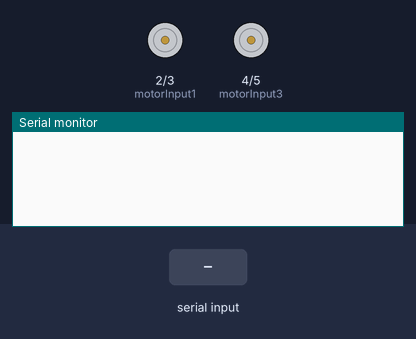
This sketch was run on a simulated Arduino Uno, built with avr-gcc and run on an emulated ATmega328P. Shown: motor-driver pin pairs drawn as motors (green arrow = first pin HIGH = forward, orange = second pin HIGH = backward, longer = more drive), the last lines printed to the serial monitor. Inputs (shaded band) come from the test bench.

Above: at 1.2 s.
1.3 s: "F" received over the second serial link
At 2.2 s:
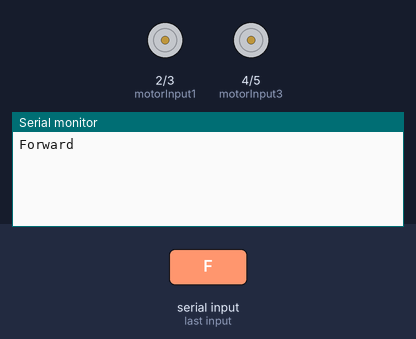
2.8 s: "B" received over the second serial link
At 3.3 s:
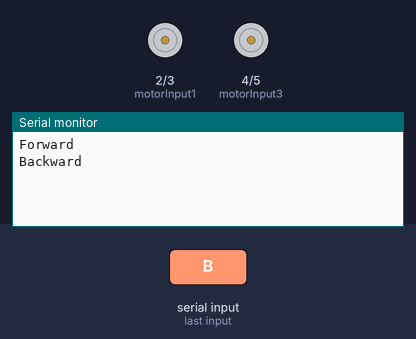
4.3 s: "L" received over the second serial link
At 5.7 s:
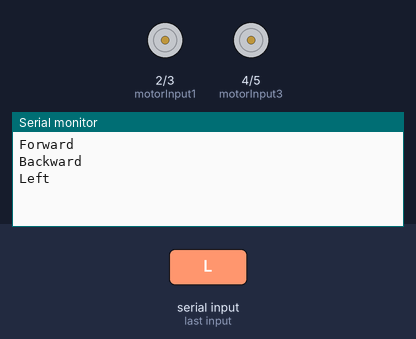

The sketch:

Receiver.ino
```cpp
#include <SoftwareSerial.h>
SoftwareSerial BTSerial(10, 11); //RXD 10, TXD 11

int motorInput1 = 2;
int motorInput2 = 3;
int motorInput3 = 4;
int motorInput4 = 5;

int motor2Input1 = 6;
int motor2Input2 = 7;
int motor2Input3 = 8;
int motor2Input4 = 9;


void setup() {
  // put your setup code here, to run once:
  pinMode(motorInput1, OUTPUT);
  pinMode(motorInput2, OUTPUT);
  pinMode(motorInput3, OUTPUT);
  pinMode(motorInput4, OUTPUT);

  digitalWrite(motor2Input1, LOW);
  digitalWrite(motor2Input2, LOW);
  digitalWrite(motor2Input3, LOW);
  digitalWrite(motor2Input4, LOW);
  Serial.begin(9600);
  BTSerial.begin(115200);


}

void loop() {
  // put your main code here, to run repeatedly:
  if (BTSerial.available() > 0) {
    char tiltDirection = BTSerial.read();
    if (tiltDirection == 'F') {
      Serial.println("Forward");
      forward();
    }

    if (tiltDirection == 'B') {
      Serial.println("Backward");
      backward();
    }

    if (tiltDirection == 'L') {
      Serial.println("Left");
      left();
    }

    if (tiltDirection == 'R') {
      Serial.println("Right");
      right();
    }

    if (tiltDirection == 'S') {
      Serial.println("Stop");
      motorStop();
    }

  } else {
      motorStop();
    }

}

void forward()
{
  /*The pin numbers and high, low values might be different depending on your connections */

  digitalWrite(motorInput1, LOW);
  digitalWrite(motorInput2, HIGH);
  digitalWrite(motorInput3, HIGH);
  digitalWrite(motorInput4, LOW);
  /*front */
  digitalWrite(motor2Input1, HIGH);
  digitalWrite(motor2Input2, LOW);
  digitalWrite(motor2Input3, HIGH);
  digitalWrite(motor2Input4, LOW);

}
void backward()
{
  /*The pin numbers and high, low values might be different depending on your connections */
  /*back*/
  digitalWrite(motorInput1, HIGH);
  digitalWrite(motorInput2, LOW);
  digitalWrite(motorInput3, LOW);
  digitalWrite(motorInput4, HIGH);
  /*front */
  digitalWrite(motor2Input1, LOW);
  digitalWrite(motor2Input2, HIGH);
  digitalWrite(motor2Input3, HIGH);
  digitalWrite(motor2Input4, LOW);


}
void right()
{
  /*The pin numbers and high, low values might be different depending on your connections */
  /*back*/
  digitalWrite(motorInput1, LOW);
  digitalWrite(motorInput2, HIGH);
  digitalWrite(motorInput3, HIGH);
  digitalWrite(motorInput4, LOW);
  /*front */
  digitalWrite(motor2Input1, HIGH);
  digitalWrite(motor2Input2, LOW);
  digitalWrite(motor2Input3, LOW);
  digitalWrite(motor2Input4, LOW);
}
void left()
{
  /*The pin numbers and high, low values might be different depending on your connections */
  /*back*/
  digitalWrite(motorInput1, LOW);
  digitalWrite(motorInput2, HIGH);
  digitalWrite(motorInput3, HIGH);
  digitalWrite(motorInput4, LOW);
  /*front */
  digitalWrite(motor2Input1, LOW);
  digitalWrite(motor2Input2, HIGH);
  digitalWrite(motor2Input3, LOW);
  digitalWrite(motor2Input4, LOW);
}

void motorStop() {
  /*back*/
  digitalWrite(motorInput1, LOW);
  digitalWrite(motorInput2, LOW);
  digitalWrite(motorInput3, LOW);
  digitalWrite(motorInput4, LOW);
  /*front */
  digitalWrite(motor2Input1, LOW);
  digitalWrite(motor2Input2, LOW);
  digitalWrite(motor2Input3, LOW);
  digitalWrite(motor2Input4, LOW);
}
```

Measured:
- after the input at 1.3 s, the serial monitor: prints a new line at once (image 1)
- after the input at 2.8 s, the serial monitor: prints a new line at once (image 2)
- after the input at 4.3 s, the serial monitor: prints a new line at once (image 3)
